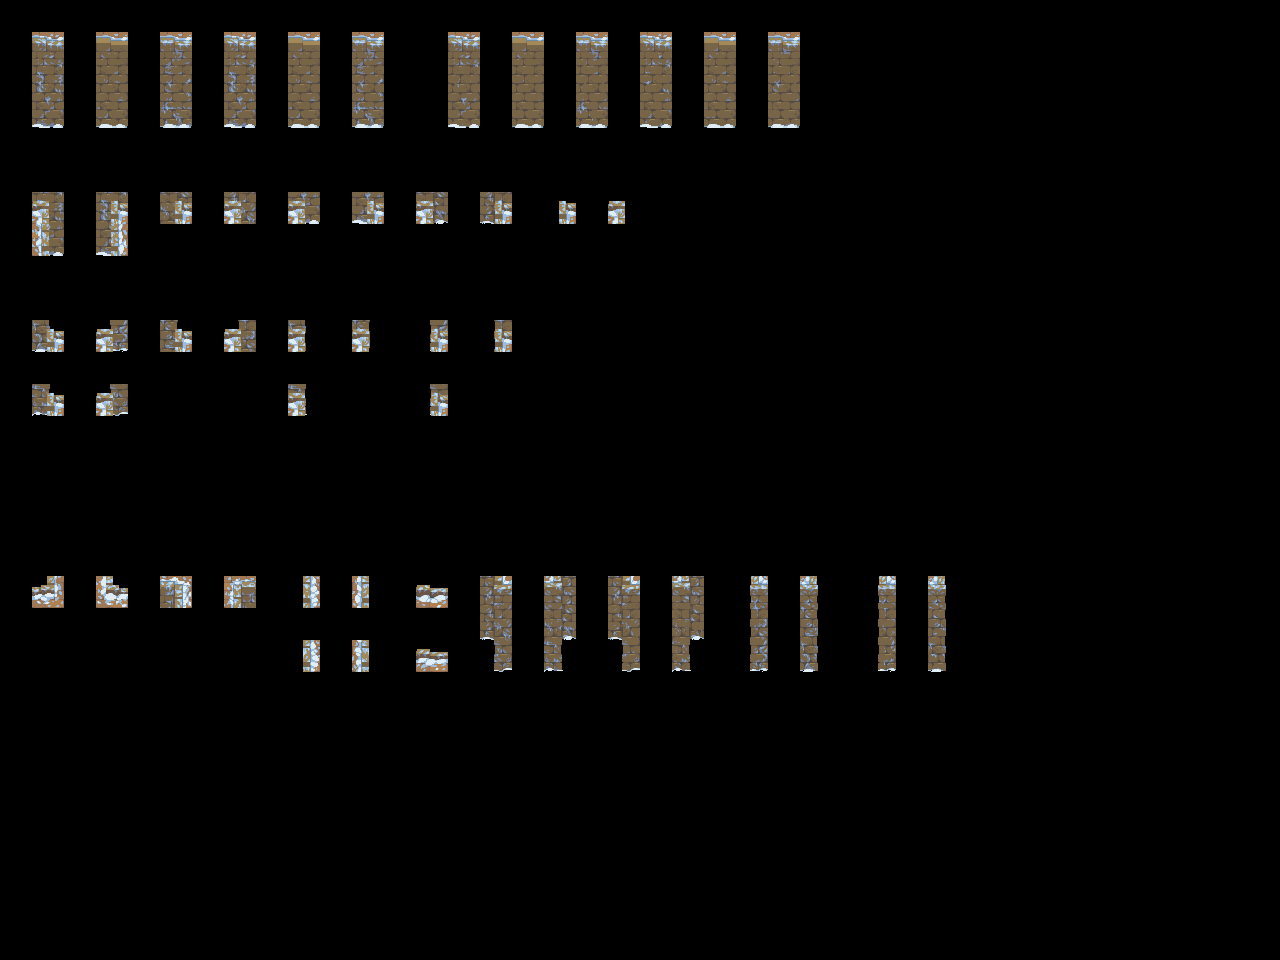

A level layout from a 2D game, rendered from its tile map. Below: a short description, then the map file with its tile-grid data intact:
An orthogonal 40x30 tile map with 32x32 px tiles, 2 tile layers (input_walls, output_walls) and 5 objects.

<map version="1.10" tiledversion="1.11.2" orientation="orthogonal" renderorder="right-down" width="40" height="30" tilewidth="32" tileheight="32" infinite="0" nextlayerid="4" nextobjectid="7">
 <properties>
  <property name="MatchInOrder" type="bool" value="true" />
 </properties>
 <tileset firstgid="1" source="../Tilesets/Highlands-Tileset - fortress-3tiles tall.tsx" />
 <layer id="1" name="input_walls" width="40" height="30" opacity="0.83">
  <data encoding="csv">
0,0,0,0,0,0,0,0,0,0,0,0,0,0,0,0,0,0,0,0,0,0,0,0,0,0,0,0,0,0,0,0,0,0,0,0,0,0,0,0,
0,67,0,67,0,67,0,67,0,67,0,67,0,0,67,0,67,0,67,0,67,0,67,0,67,0,0,0,0,0,0,0,0,0,0,0,0,0,0,0,
0,83,0,83,0,83,0,83,0,83,0,83,0,0,83,0,83,0,83,0,83,0,83,0,83,0,0,0,0,0,0,0,0,0,0,0,0,0,0,0,
0,99,0,99,0,99,0,99,0,99,0,99,0,0,99,0,99,0,99,0,99,0,99,0,99,0,0,0,0,0,0,0,0,0,0,0,0,0,0,0,
0,0,0,0,0,0,0,0,0,0,0,0,0,0,0,0,0,0,0,0,0,0,0,0,0,0,0,0,0,0,0,0,0,0,0,0,0,0,0,0,
0,0,0,0,0,0,0,0,0,0,0,0,0,0,0,0,0,0,0,0,0,0,0,0,0,0,0,0,0,0,0,0,0,0,0,0,0,0,0,0,
0,6,0,8,0,12,0,44,0,38,0,40,0,58,0,74,0,17,0,21,0,0,0,0,0,0,0,0,0,0,0,0,0,0,0,0,0,0,0,0,
0,22,0,24,0,0,0,0,0,0,0,0,0,0,0,0,0,0,0,0,0,0,0,0,0,0,0,0,0,0,0,0,0,0,0,0,0,0,0,0,
0,0,0,0,0,0,0,0,0,0,0,0,0,0,0,0,0,0,0,0,0,0,0,0,0,0,0,0,0,0,0,0,0,0,0,0,0,0,0,0,
0,0,0,0,0,0,0,0,0,0,0,0,0,0,0,0,0,0,0,0,0,0,0,0,0,0,0,0,0,0,0,0,0,0,0,0,0,0,0,0,
0,76,0,108,0,109,0,125,0,102,0,118,0,104,0,120,0,0,0,0,0,0,0,0,0,0,0,0,0,0,0,0,0,0,0,0,0,0,0,0,
0,0,0,0,0,0,0,0,0,0,0,0,0,0,0,0,0,0,0,0,0,0,0,0,0,0,0,0,0,0,0,0,0,0,0,0,0,0,0,0,
0,30,0,29,0,0,0,0,0,13,0,0,0,15,0,0,0,0,0,0,0,0,0,0,0,0,0,0,0,0,0,0,0,0,0,0,0,0,0,0,
0,0,0,0,0,0,0,0,0,0,0,0,0,0,0,0,0,0,0,0,0,0,0,0,0,0,0,0,0,0,0,0,0,0,0,0,0,0,0,0,
0,0,0,0,0,0,0,0,0,0,0,0,0,0,0,0,0,0,0,0,0,0,0,0,0,0,0,0,0,0,0,0,0,0,0,0,0,0,0,0,
0,0,0,0,0,0,0,0,0,0,0,0,0,0,0,0,0,0,0,0,0,0,0,0,0,0,0,0,0,0,0,0,0,0,0,0,0,0,0,0,
0,0,0,0,0,0,0,0,0,0,0,0,0,0,0,0,0,0,0,0,0,0,0,0,0,0,0,0,0,0,0,0,0,0,0,0,0,0,0,0,
0,0,0,0,0,0,0,0,0,0,0,0,0,0,0,0,0,0,0,0,0,0,0,0,0,0,0,0,0,0,0,0,0,0,0,0,0,0,0,0,
0,18,0,20,0,50,0,52,0,33,0,37,0,3,0,66,0,68,0,66,0,68,0,49,0,53,0,49,0,53,0,0,0,0,0,0,0,0,0,0,
0,0,0,0,0,0,0,0,0,0,0,0,0,0,0,82,0,84,0,82,0,84,0,65,0,69,0,65,0,69,0,0,0,0,0,0,0,0,0,0,
0,0,0,0,0,0,0,0,0,33,0,37,0,3,0,98,0,100,0,98,0,100,0,81,0,85,0,81,0,85,0,0,0,0,0,0,0,0,0,0,
0,0,0,0,0,0,0,0,0,0,0,0,0,0,0,0,0,0,0,0,0,0,0,0,0,0,0,0,0,0,0,0,0,0,0,0,0,0,0,0,
0,0,0,0,0,0,0,0,0,0,0,0,0,0,0,0,0,0,0,0,0,0,0,0,0,0,0,0,0,0,0,0,0,0,0,0,0,0,0,0,
0,0,0,0,0,0,0,0,0,0,0,0,0,0,0,0,0,0,0,0,0,0,0,0,0,0,0,0,0,0,0,0,0,0,0,0,0,0,0,0,
0,0,0,0,0,0,0,0,0,0,0,0,0,0,0,0,0,0,0,0,0,0,0,0,0,0,0,0,0,0,0,0,0,0,0,0,0,0,0,0,
0,0,0,0,0,0,0,0,0,0,0,0,0,0,0,0,0,0,0,0,0,0,0,0,0,0,0,0,0,0,0,0,0,0,0,0,0,0,0,0,
0,0,0,0,0,0,0,0,0,0,0,0,0,0,0,0,0,0,0,0,0,0,0,0,0,0,0,0,0,0,0,0,0,0,0,0,0,0,0,0,
0,0,0,0,0,0,0,0,0,0,0,0,0,0,0,0,0,0,0,0,0,0,0,0,0,0,0,0,0,0,0,0,0,0,0,0,0,0,0,0,
0,0,0,0,0,0,0,0,0,0,0,0,0,0,0,0,0,0,0,0,0,0,0,0,0,0,0,0,0,0,0,0,0,0,0,0,0,0,0,0,
0,0,0,0,0,0,0,0,0,0,0,0,0,0,0,0,0,0,0,0,0,0,0,0,0,0,0,0,0,0,0,0,0,0,0,0,0,0,0,0
</data>
 </layer>
 <layer id="2" name="output_walls" width="40" height="30">
  <data encoding="csv">
0,0,0,0,0,0,0,0,0,0,0,0,0,0,0,0,0,0,0,0,0,0,0,0,0,0,0,0,0,0,0,0,0,0,0,0,0,0,0,0,
0,145,0,146,0,147,0,148,0,149,0,150,0,0,152,0,153,0,154,0,155,0,156,0,157,0,0,0,0,0,0,0,0,0,0,0,0,0,0,0,
0,161,0,162,0,163,0,164,0,165,0,166,0,0,168,0,169,0,170,0,171,0,172,0,173,0,0,0,0,0,0,0,0,0,0,0,0,0,0,0,
0,177,0,178,0,179,0,180,0,181,0,182,0,0,184,0,185,0,186,0,187,0,188,0,189,0,0,0,0,0,0,0,0,0,0,0,0,0,0,0,
0,0,0,0,0,0,0,0,0,0,0,0,0,0,0,0,0,0,0,0,0,0,0,0,0,0,0,0,0,0,0,0,0,0,0,0,0,0,0,0,
0,0,0,0,0,0,0,0,0,0,0,0,0,0,0,0,0,0,0,0,0,0,0,0,0,0,0,0,0,0,0,0,0,0,0,0,0,0,0,0,
0,7,0,9,0,28,0,60,0,39,0,41,0,59,0,75,0,2,0,4,0,0,0,0,0,0,0,0,0,0,0,0,0,0,0,0,0,0,0,0,
0,23,0,25,0,0,0,0,0,0,0,0,0,0,0,0,0,0,0,0,0,0,0,0,0,0,0,0,0,0,0,0,0,0,0,0,0,0,0,0,
0,0,0,0,0,0,0,0,0,0,0,0,0,0,0,0,0,0,0,0,0,0,0,0,0,0,0,0,0,0,0,0,0,0,0,0,0,0,0,0,
0,0,0,0,0,0,0,0,0,0,0,0,0,0,0,0,0,0,0,0,0,0,0,0,0,0,0,0,0,0,0,0,0,0,0,0,0,0,0,0,
0,92,0,124,0,110,0,126,0,103,0,119,0,105,0,121,0,0,0,0,0,0,0,0,0,0,0,0,0,0,0,0,0,0,0,0,0,0,0,0,
0,0,0,0,0,0,0,0,0,0,0,0,0,0,0,0,0,0,0,0,0,0,0,0,0,0,0,0,0,0,0,0,0,0,0,0,0,0,0,0,
0,46,0,45,0,0,0,0,0,14,0,0,0,16,0,0,0,0,0,0,0,0,0,0,0,0,0,0,0,0,0,0,0,0,0,0,0,0,0,0,
0,0,0,0,0,0,0,0,0,0,0,0,0,0,0,0,0,0,0,0,0,0,0,0,0,0,0,0,0,0,0,0,0,0,0,0,0,0,0,0,
0,0,0,0,0,0,0,0,0,0,0,0,0,0,0,0,0,0,0,0,0,0,0,0,0,0,0,0,0,0,0,0,0,0,0,0,0,0,0,0,
0,0,0,0,0,0,0,0,0,0,0,0,0,0,0,0,0,0,0,0,0,0,0,0,0,0,0,0,0,0,0,0,0,0,0,0,0,0,0,0,
0,0,0,0,0,0,0,0,0,0,0,0,0,0,0,0,0,0,0,0,0,0,0,0,0,0,0,0,0,0,0,0,0,0,0,0,0,0,0,0,
0,0,0,0,0,0,0,0,0,0,0,0,0,0,0,0,0,0,0,0,0,0,0,0,0,0,0,0,0,0,0,0,0,0,0,0,0,0,0,0,
0,193,0,194,0,209,0,210,0,195,0,196,0,197,0,198,0,199,0,200,0,201,0,202,0,203,0,204,0,205,0,0,0,0,0,0,0,0,0,0,
0,0,0,0,0,0,0,0,0,0,0,0,0,0,0,214,0,215,0,216,0,217,0,218,0,219,0,220,0,221,0,0,0,0,0,0,0,0,0,0,
0,0,0,0,0,0,0,0,0,211,0,212,0,213,0,230,0,231,0,232,0,233,0,234,0,235,0,236,0,237,0,0,0,0,0,0,0,0,0,0,
0,0,0,0,0,0,0,0,0,0,0,0,0,0,0,0,0,0,0,0,0,0,0,0,0,0,0,0,0,0,0,0,0,0,0,0,0,0,0,0,
0,0,0,0,0,0,0,0,0,0,0,0,0,0,0,0,0,0,0,0,0,0,0,0,0,0,0,0,0,0,0,0,0,0,0,0,0,0,0,0,
0,0,0,0,0,0,0,0,0,0,0,0,0,0,0,0,0,0,0,0,0,0,0,0,0,0,0,0,0,0,0,0,0,0,0,0,0,0,0,0,
0,0,0,0,0,0,0,0,0,0,0,0,0,0,0,0,0,0,0,0,0,0,0,0,0,0,0,0,0,0,0,0,0,0,0,0,0,0,0,0,
0,0,0,0,0,0,0,0,0,0,0,0,0,0,0,0,0,0,0,0,0,0,0,0,0,0,0,0,0,0,0,0,0,0,0,0,0,0,0,0,
0,0,0,0,0,0,0,0,0,0,0,0,0,0,0,0,0,0,0,0,0,0,0,0,0,0,0,0,0,0,0,0,0,0,0,0,0,0,0,0,
0,0,0,0,0,0,0,0,0,0,0,0,0,0,0,0,0,0,0,0,0,0,0,0,0,0,0,0,0,0,0,0,0,0,0,0,0,0,0,0,
0,0,0,0,0,0,0,0,0,0,0,0,0,0,0,0,0,0,0,0,0,0,0,0,0,0,0,0,0,0,0,0,0,0,0,0,0,0,0,0,
0,0,0,0,0,0,0,0,0,0,0,0,0,0,0,0,0,0,0,0,0,0,0,0,0,0,0,0,0,0,0,0,0,0,0,0,0,0,0,0
</data>
 </layer>
 <objectgroup id="3" name="rule_options" offsetx="-10.6667" offsety="-16.6667">
  <object id="1" x="22" y="28" width="131" height="124.667">
   <properties>
    <property name="Disabled" type="bool" value="false" />
    <property name="Probability" type="float" value="0.4" />
   </properties>
  </object>
  <object id="2" x="28" y="180.667" width="917.333" height="320">
   <properties>
    <property name="Disabled" type="bool" value="false" />
    <property name="Probability" type="float" value="0.25" />
   </properties>
  </object>
  <object id="4" x="29.6667" y="568.333" width="955" height="205">
   <properties>
    <property name="Probability" type="float" value="0.25" />
   </properties>
  </object>
  <object id="5" x="448.667" y="28.6667" width="497" height="129">
   <properties>
    <property name="Probability" type="float" value="0.15" />
   </properties>
  </object>
  <object id="6" x="162.667" y="29" width="243.333" height="123.667">
   <properties>
    <property name="Probability" type="float" value="0.25" />
   </properties>
  </object>
 </objectgroup>
</map>
